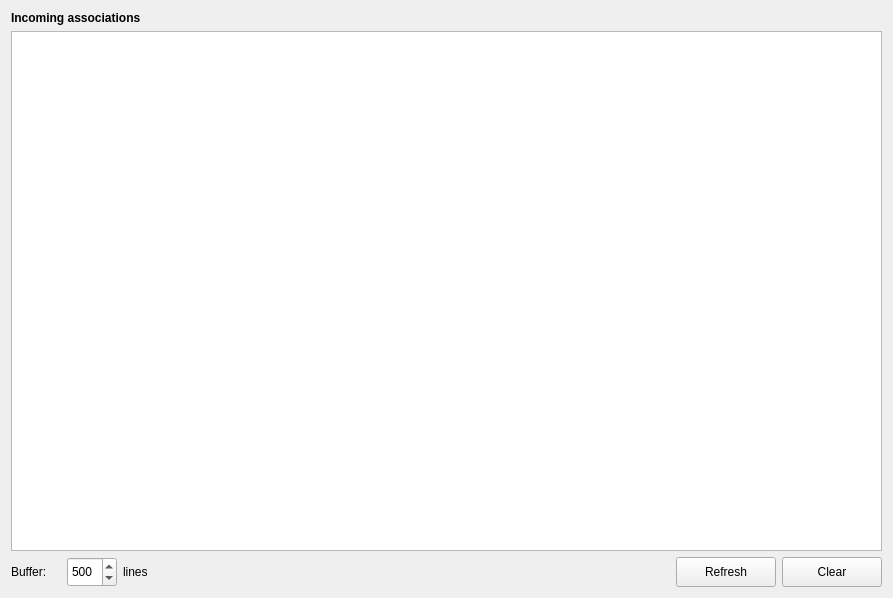
<?xml version="1.0" encoding="UTF-8"?>
<ui version="4.0">
 <class>LogView</class>
 <widget class="QWidget" name="LogView">
  <property name="geometry">
   <rect>
    <x>0</x>
    <y>0</y>
    <width>893</width>
    <height>598</height>
   </rect>
  </property>
  <property name="windowTitle">
   <string>LogView</string>
  </property>
  <layout class="QGridLayout" name="gridLayout">
   <item row="0" column="0">
    <layout class="QGridLayout" name="gridLayoutIncomming">
     <item row="0" column="0" colspan="3">
      <widget class="QLabel" name="L_Incomming">
       <property name="font">
        <font>
         <weight>75</weight>
         <bold>true</bold>
        </font>
       </property>
       <property name="text">
        <string>Incoming associations</string>
       </property>
      </widget>
     </item>
     <item row="1" column="0" colspan="6">
      <widget class="QTextEdit" name="LE_ServerLog">
       <property name="font">
        <font>
         <family>Courier New</family>
        </font>
       </property>
       <property name="readOnly">
        <bool>true</bool>
       </property>
      </widget>
     </item>
     <item row="2" column="0">
      <widget class="QLabel" name="L_BufferIncomming">
       <property name="minimumSize">
        <size>
         <width>50</width>
         <height>30</height>
        </size>
       </property>
       <property name="maximumSize">
        <size>
         <width>50</width>
         <height>30</height>
        </size>
       </property>
       <property name="text">
        <string>Buffer:</string>
       </property>
      </widget>
     </item>
     <item row="2" column="1">
      <widget class="QSpinBox" name="SB_ServerLineBufferSize">
       <property name="minimumSize">
        <size>
         <width>50</width>
         <height>30</height>
        </size>
       </property>
       <property name="maximumSize">
        <size>
         <width>50</width>
         <height>30</height>
        </size>
       </property>
       <property name="maximum">
        <number>9999</number>
       </property>
       <property name="value">
        <number>500</number>
       </property>
      </widget>
     </item>
     <item row="2" column="2">
      <widget class="QLabel" name="L_LinesIncomming">
       <property name="minimumSize">
        <size>
         <width>50</width>
         <height>30</height>
        </size>
       </property>
       <property name="maximumSize">
        <size>
         <width>50</width>
         <height>30</height>
        </size>
       </property>
       <property name="text">
        <string>lines</string>
       </property>
      </widget>
     </item>
     <item row="2" column="3">
      <spacer name="vspacerIn">
       <property name="orientation">
        <enum>Qt::Horizontal</enum>
       </property>
       <property name="sizeHint" stdset="0">
        <size>
         <width>231</width>
         <height>26</height>
        </size>
       </property>
      </spacer>
     </item>
     <item row="2" column="4">
      <widget class="QPushButton" name="PB_ServerRefreshButton">
       <property name="minimumSize">
        <size>
         <width>100</width>
         <height>30</height>
        </size>
       </property>
       <property name="maximumSize">
        <size>
         <width>100</width>
         <height>30</height>
        </size>
       </property>
       <property name="text">
        <string>Refresh</string>
       </property>
       <property name="icon">
        <iconset resource="DicomWorklist.qrc">
         <normaloff>:/DicomWorklist/Resources/png/view-refresh.png</normaloff>:/DicomWorklist/Resources/png/view-refresh.png</iconset>
       </property>
      </widget>
     </item>
     <item row="2" column="5">
      <widget class="QPushButton" name="PB_ServerClearButton">
       <property name="minimumSize">
        <size>
         <width>100</width>
         <height>30</height>
        </size>
       </property>
       <property name="maximumSize">
        <size>
         <width>100</width>
         <height>30</height>
        </size>
       </property>
       <property name="text">
        <string>Clear</string>
       </property>
      </widget>
     </item>
    </layout>
   </item>
  </layout>
 </widget>
 <layoutdefault spacing="6" margin="11"/>
 <resources>
  <include location="DicomWorklist.qrc"/>
 </resources>
 <connections/>
</ui>
